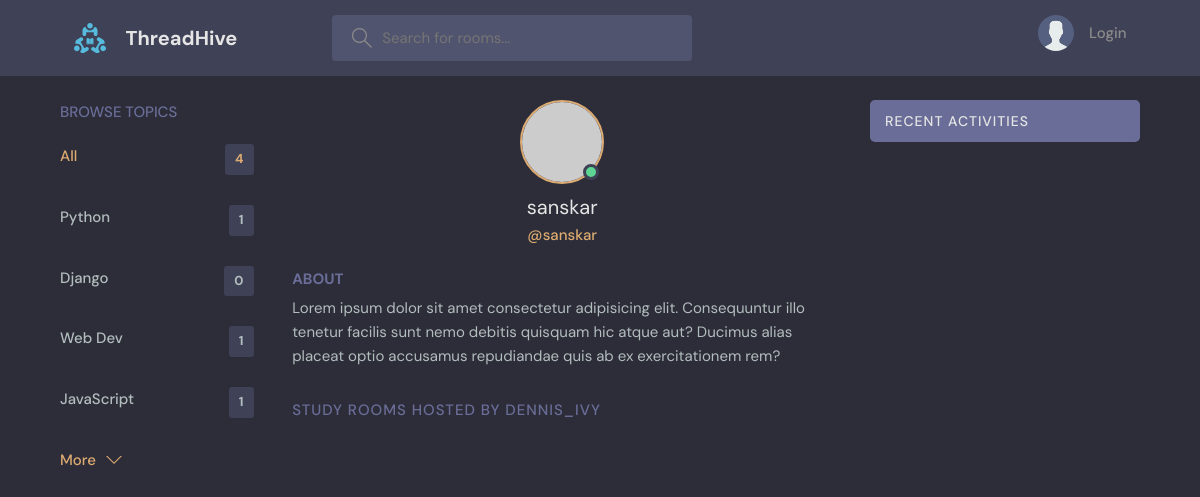
Before: /profile/3 with the older database file.
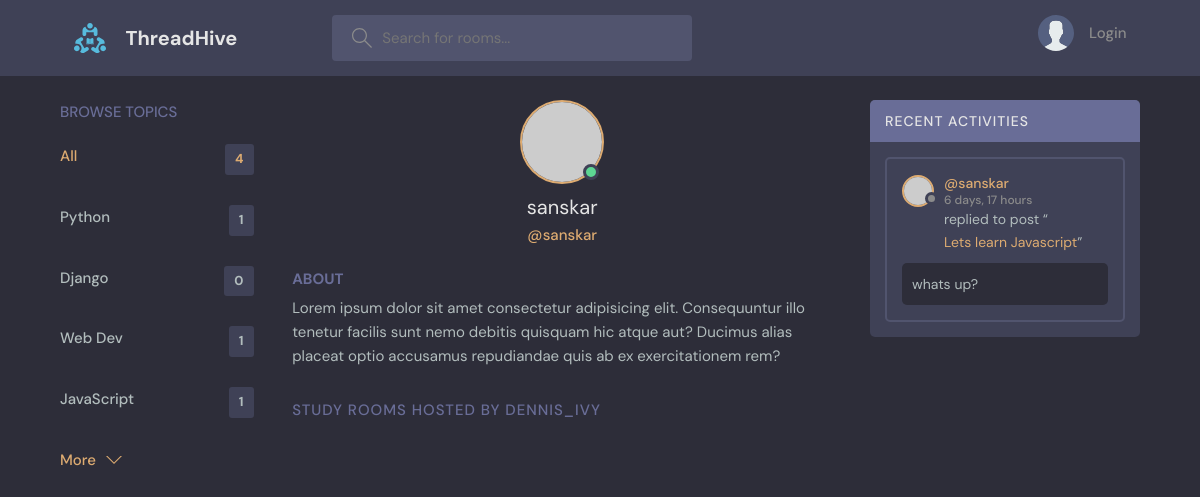
After: the same page with the newer database file.
### base/models.py (models this page shows, shortened)
class Topic(models.Model):
    name = models.CharField(max_length=200)

class Message(models.Model):
    user= models.ForeignKey(User,on_delete=models.CASCADE)
    room = models.ForeignKey(Room,on_delete=models.CASCADE)
    body  =models.TextField()
    update = models.DateTimeField(auto_now=True)
    created = models.DateTimeField(auto_now_add=True)
    class Meta:
        ordering = ['-update','-created']

class Room(models.Model):
    host=models.ForeignKey(User, on_delete=models.SET_NULL,null = True)
    topic=models.ForeignKey(Topic, on_delete=models.SET_NULL,null = True)
    name = models.CharField(max_length=200)
    description = models.TextField(null=True, blank=True)
    participants = models.ManyToManyField(User, related_name='participants', blank=True)
    updated = models.DateTimeField(auto_now=True)
    created = models.DateTimeField(auto_now_add=True)
    class Meta:
        ordering = ['-updated','-created']
    def __str__(self) :
        return  self.name

### base/views.py (the view)
# urls.py: path('profile/<str:pk>',views.userProfile, name='user-profile'),
def userProfile(requests, pk):
    user = User.objects.get(id=pk)
    rooms = user.room_set.all()
    room_messages = user.message_set.all()
    topics = Topic.objects.all()
    context={'user':user, 'Rooms':rooms, 'room_messages':room_messages, 'topics':topics}
    return render(requests, 'base/profile.html',context)

### base/templates/base/profile.html (shortened to what this page needs)
{% extends "main.html" %}
{% block content %}
  <main class="profile-page layout layout--3">
    <div class="container">
      <div>{% include 'base/topics_component.html' %}</div>
      <div class="roomList">
        <div class="profile">
          <div class="profile__avatar">
            <div class="avatar avatar--large active">
              <img src="https://randomuser.me/api/portraits/men/11.jpg" />
            </div>
          </div>
          <div class="profile__info">
            <h3> {{user.username}}</h3>
            <p>@{{user.username}}</p>
          </div>
          <div class="profile__about">
            <h3>About</h3>
            <p>
              Lorem ipsum dolor sit amet consectetur adipisicing elit. Consequuntur illo tenetur
              facilis sunt nemo debitis quisquam hic atque aut? Ducimus alias placeat optio
              accusamus repudiandae quis ab ex exercitationem rem?
            </p>
          </div>
        </div>
        <div class="roomList__header">
          <div>
            <h2>Study Rooms Hosted by dennis_ivy</a>
            </h2>
          </div>
        </div>
      </div>
      <div>{% include 'base/activity_component.html' %}</div>
    </div>
  </main>
  {% endblock content%}

### base/templates/base/topics_component.html
<div class="topics">
  <div class="topics__header">
    <h2>Browse Topics</h2>
  </div>
  <ul class="topics__list">
    <li>
      <a href="{% url 'home' %}" class="active">All <span>{{topics.count}}</span></a>
    </li>
    {% for topic in topics %}
    <li>
      <a href="{% url 'home' %}?q={{topic.name}}">{{topic.name}} <span>{{topic.room_set.all.count}}</span></a>
    </li>
    {% endfor  %}
  </ul>
   <a class="btn btn--link" href='{% url "topics" %}'>
    More
    <svg version="1.1" xmlns="http://www.w3.org/2000/svg" width="32" height="32" viewBox="0 0 32 32">
      <title>chevron-down</title>
      <path d="M16 21l-13-13h-3l16 16 16-16h-3l-13 13z"></path>
    </svg>
  </a>
</div>

### base/templates/base/activity_component.html (shortened to what this page needs)
<div class="activities">
  <div class="activities__header">
    <h2>Recent Activities</h2>
  </div>
  {% for message in room_messages %}
  <div class="activities__box">
    <div class="activities__boxHeader roomListRoom__header">
      <a href="{% url 'user-profile' message.user.id%}" class="roomListRoom__author">
        <div class="avatar avatar--small">
          <img src="https://randomuser.me/api/portraits/women/11.jpg" />
        </div>
        <p>
          @{{message.user}}
          <span>{{message.created |timesince}}</span>
        </p>
      </a>
    </div>
    <div class="activities__boxContent">
      <p>replied to post “<a href="{% url 'room' message.room.id %}">{{message.room}}</a>”</p>
      <div class="activities__boxRoomContent">
        {{message.body}}
      </div>
    </div>
  </div>
  {% endfor %}
</div>

Changed rows visible on the page:
added Message: user "sanskar", created "6 days, 17 hours", room "Lets learn Javascript", body "whats up?"
